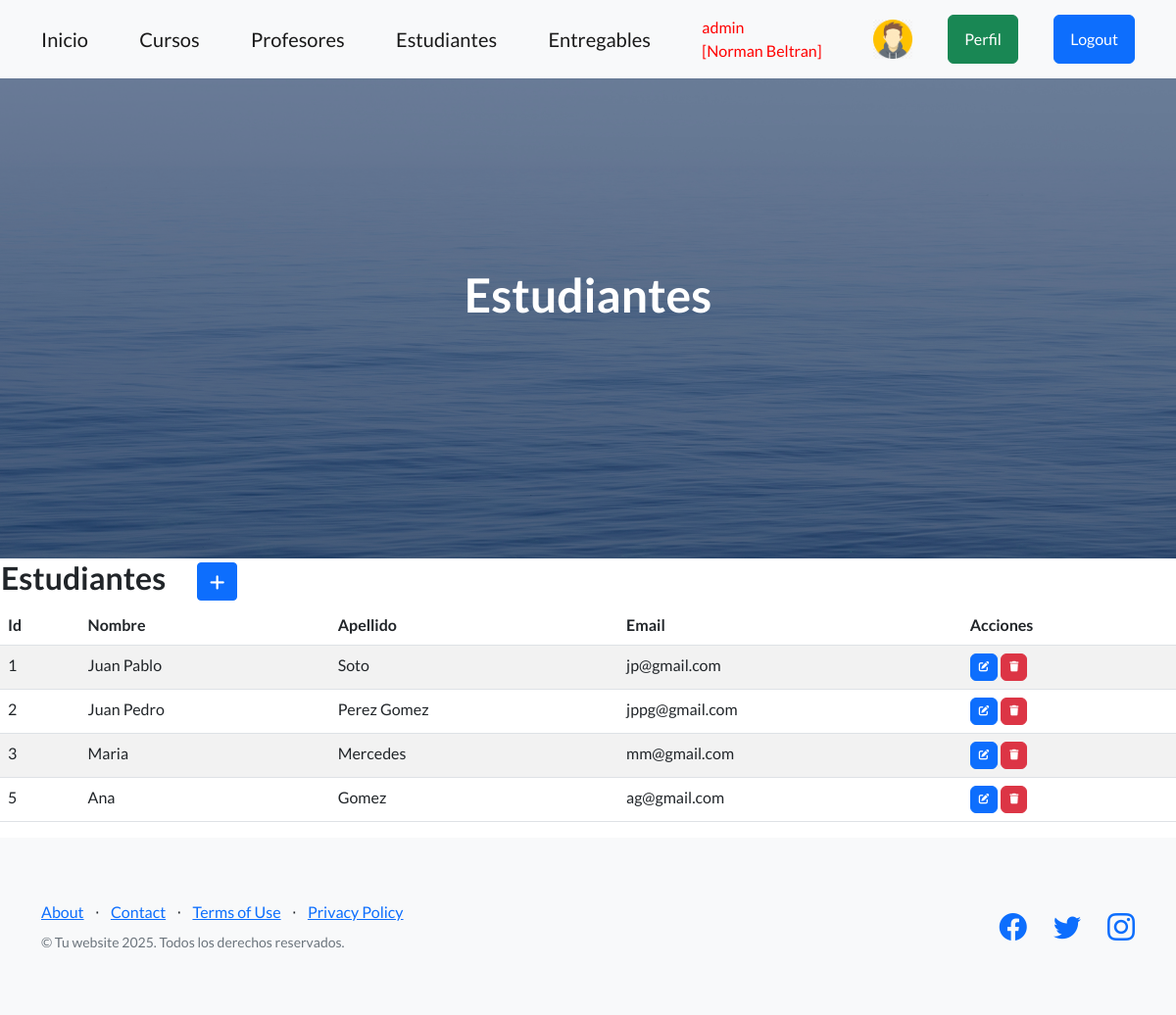
The app's page /estudiantes/ (signed in) with its own data.
### entidades/models.py (models this page shows, shortened)
class Profile(models.Model):
    user = models.OneToOneField(User, on_delete=models.CASCADE, related_name='profile')
    avatar = models.ImageField(upload_to='avatars/', default='avatars/default.png', null=True, blank=True)

class Estudiante(models.Model):
    nombre = models.CharField(max_length=60)
    apellido = models.CharField(max_length=60)
    email = models.EmailField()

### entidades/views.py (the view)
# urls.py: path("estudiantes/", EstudianteListView.as_view(), name="estudiantes"),
class EstudianteListView(LoginRequiredMixin, ListView):
    model = Estudiante
    template_name = "entidades/estudiante_registros.html"
    def get_context_data(self, **kwargs):
        context = super().get_context_data(**kwargs)
        context['estudiante_list'] = Estudiante.objects.all()
        return context

### entidades/templates/entidades/estudiante_registros.html (shortened to what this page needs)
{% extends 'entidades/index.html' %}
{% block titulo %}
    <h1 class="mb-5">Estudiantes</h1>
{% endblock titulo %}
{% block contenido %}
<table>
    <tr>
        <td width="200"><h2>Estudiantes</h2></td>
        <td>
            <a
            href="{% url 'estudianteCreate' %}"
            class="btn btn-primary btn-sm"
            >
            </a>
        </td>
    </tr>
</table>
<table class="table table-striped">
    <thead>
        <tr>
            <th>Id</th>
            <th>Nombre</th>
            <th>Apellido</th>
            <th>Email</th>
            <th>Acciones</th>
        </tr>
    </thead>
    <tbody>
    {% for e in estudiante_list  %}
        <tr>
            <td>{{ e.id }}</td>
            <td>{{ e.nombre }}</td>
            <td>{{ e.apellido }}</td>
            <td>{{ e.email }}</td>
            <td>
                <a
                  href="{% url 'estudianteUpdate' e.id %}"
                  class="btn btn-primary"
                  style="--bs-btn-padding-y: .25rem; --bs-btn-padding-x: .5rem; --bs-btn-font-size: .75rem;"
                  >
                </a>
                <a
                  href="{% url 'estudianteDelete' e.id %}"
                  class="btn btn-danger"
                  style="--bs-btn-padding-y: .25rem; --bs-btn-padding-x: .5rem; --bs-btn-font-size: .75rem;"
                  >
                </a>
            </td>
        </tr>
    {% endfor %}
    </tbody>
</table>
{% endblock contenido %}

### entidades/templates/entidades/index.html (shortened to what this page needs)
<!DOCTYPE html>
<html lang="en">
    <head>
        {% load static %}
        <link href="https://cdn.jsdelivr.net/npm/bootstrap-icons@1.5.0/font/bootstrap-icons.css" rel="stylesheet" type="text/css" />
        <link href="{% static 'css/styles.css' %}" rel="stylesheet" />
        <link rel="stylesheet" href="https://cdnjs.cloudflare.com/ajax/libs/font-awesome/6.4.0/css/all.min.css">
    </head>
    <body>
        <nav class="navbar navbar-light bg-light static-top">
            <div class="container">
                <a class="navbar-brand" href="{% url 'home' %}">Inicio</a>
                {% if user.is_authenticated %}
                    <a class="navbar-brand" href="{% url 'cursos' %}">Cursos</a>
                    <a class="navbar-brand" href="{% url 'profesores' %}">Profesores</a>
                    <a class="navbar-brand" href="{% url 'estudiantes' %}">Estudiantes</a>
                    <a class="navbar-brand" href="{% url 'entregables' %}">Entregables</a>
                    <span style="color:red"  class="navbar-text me-3">
                    {{ user.username }} <br> [{{ user.first_name }} {{ user.last_name }}]
                    </span>
                    <div class="text-center">
                        <a href="{% url 'avatar' %}"><img src="{{ user.profile.avatar.url }}" height="40px" weight="40px" alt="Fotos"></a>
                    </div>
                    <a class="btn btn-success" href="{% url 'perfil' %}">Perfil</a>
                    <form action="{% url 'logout' %}" method="post">
                        <button type="submit" class="btn btn-primary">Logout</button>
                    </form>
                {% else %}
                    <a class="btn btn-primary" href="{% url 'login' %}">Login</a>
                    <a class="btn btn-success" href="{% url 'register' %}">Registrarse</a>
                {% endif %}
            </div>
        </nav>
        <header class="masthead">
            <div class="container position-relative">
                <div class="row justify-content-center">
                    <div class="col-xl-6">
                        <div class="text-center text-white">
                            {% block titulo %}{% endblock titulo %}
                        </div>
                    </div>
                </div>
            </div>
        </header>
        {% block contenido %}
        {% endblock contenido %}
        <footer class="footer bg-light">
            <div class="container">
                <div class="row">
                    <div class="col-lg-6 h-100 text-center text-lg-start my-auto">
                        <ul class="list-inline mb-2">
                            <li class="list-inline-item"><a href="#!">About</a></li>
                            <li class="list-inline-item">⋅</li>
                            <li class="list-inline-item"><a href="#!">Contact</a></li>
                            <li class="list-inline-item">⋅</li>
                            <li class="list-inline-item"><a href="#!">Terms of Use</a></li>
                            <li class="list-inline-item">⋅</li>
                            <li class="list-inline-item"><a href="#!">Privacy Policy</a></li>
                        </ul>
                        <p class="text-muted small mb-4 mb-lg-0">&copy; Tu website 2025. Todos los derechos reservados.</p>
                    </div>
                    <div class="col-lg-6 h-100 text-center text-lg-end my-auto">
                        <ul class="list-inline mb-0">
                            <li class="list-inline-item me-4">
                                <a href="#!"><i class="bi-facebook fs-3"></i></a>
                            </li>
                            <li class="list-inline-item me-4">
                                <a href="#!"><i class="bi-twitter fs-3"></i></a>
                            </li>
                            <li class="list-inline-item">
                                <a href="#!"><i class="bi-instagram fs-3"></i></a>
                            </li>
                        </ul>
                    </div>
                </div>
            </div>
        </footer>
    </body>
</html>

### records on screen
Estudiante: id "1", nombre "Juan Pablo", apellido "Soto", email "jp@gmail.com"
Estudiante: id "2", nombre "Juan Pedro", apellido "Perez Gomez", email "jppg@gmail.com"
Estudiante: id "3", nombre "Maria", apellido "Mercedes", email "mm@gmail.com"
Estudiante: id "5", nombre "Ana", apellido "Gomez", email "ag@gmail.com"

### other values on screen
{{ user.username }} "admin"
{{ user.first_name }} "Norman"
{{ user.last_name }} "Beltran"
